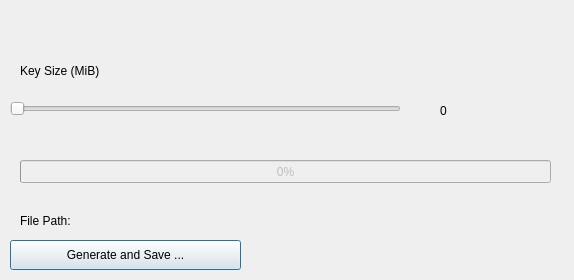
<?xml version="1.0" encoding="UTF-8"?>
<ui version="4.0">
 <class>KeyGen</class>
 <widget class="QDialog" name="KeyGen">
  <property name="geometry">
   <rect>
    <x>0</x>
    <y>0</y>
    <width>574</width>
    <height>280</height>
   </rect>
  </property>
  <property name="windowTitle">
   <string>Generate Encryption Key</string>
  </property>
  <widget class="QLabel" name="label">
   <property name="geometry">
    <rect>
     <x>20</x>
     <y>60</y>
     <width>131</width>
     <height>21</height>
    </rect>
   </property>
   <property name="text">
    <string>Key Size (MiB)</string>
   </property>
  </widget>
  <widget class="QSlider" name="sliderKeySize">
   <property name="geometry">
    <rect>
     <x>10</x>
     <y>100</y>
     <width>391</width>
     <height>18</height>
    </rect>
   </property>
   <property name="maximum">
    <number>100</number>
   </property>
   <property name="orientation">
    <enum>Qt::Horizontal</enum>
   </property>
  </widget>
  <widget class="QPushButton" name="keyGenButton">
   <property name="geometry">
    <rect>
     <x>10</x>
     <y>240</y>
     <width>231</width>
     <height>30</height>
    </rect>
   </property>
   <property name="text">
    <string>Generate and Save ...</string>
   </property>
  </widget>
  <widget class="QProgressBar" name="progressBar">
   <property name="enabled">
    <bool>false</bool>
   </property>
   <property name="geometry">
    <rect>
     <x>20</x>
     <y>160</y>
     <width>531</width>
     <height>23</height>
    </rect>
   </property>
   <property name="value">
    <number>0</number>
   </property>
  </widget>
  <widget class="QLabel" name="keySize">
   <property name="geometry">
    <rect>
     <x>440</x>
     <y>100</y>
     <width>80</width>
     <height>21</height>
    </rect>
   </property>
   <property name="text">
    <string>0</string>
   </property>
  </widget>
  <widget class="QLabel" name="label_2">
   <property name="geometry">
    <rect>
     <x>20</x>
     <y>210</y>
     <width>80</width>
     <height>21</height>
    </rect>
   </property>
   <property name="text">
    <string>File Path:</string>
   </property>
  </widget>
  <widget class="QLabel" name="filePath">
   <property name="geometry">
    <rect>
     <x>120</x>
     <y>210</y>
     <width>871</width>
     <height>21</height>
    </rect>
   </property>
   <property name="text">
    <string>   </string>
   </property>
  </widget>
  <action name="actionkeyGenButton">
   <property name="text">
    <string>keyGenButton</string>
   </property>
  </action>
 </widget>
 <resources/>
 <connections/>
</ui>
